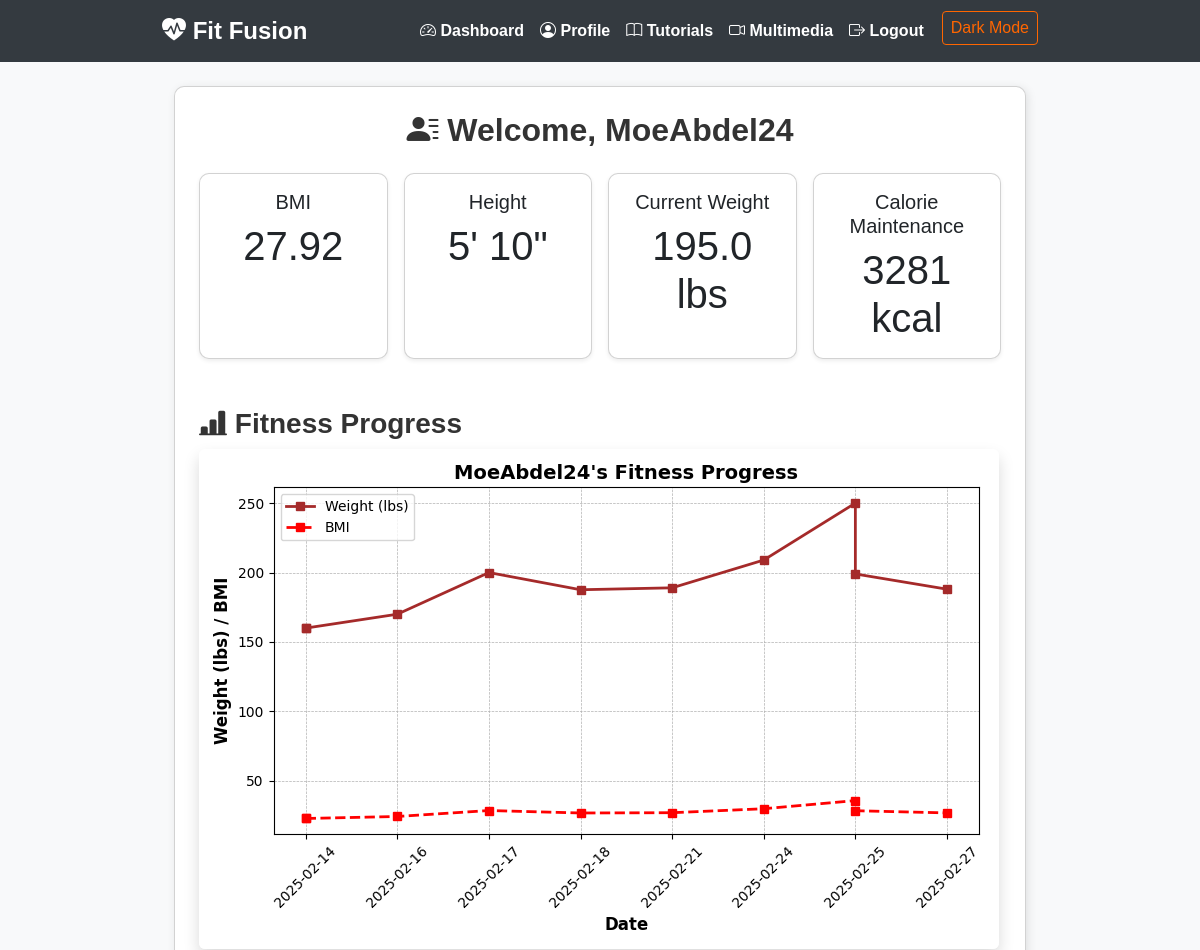
Page /dashboard (signed in, upper part) on the earlier database version.
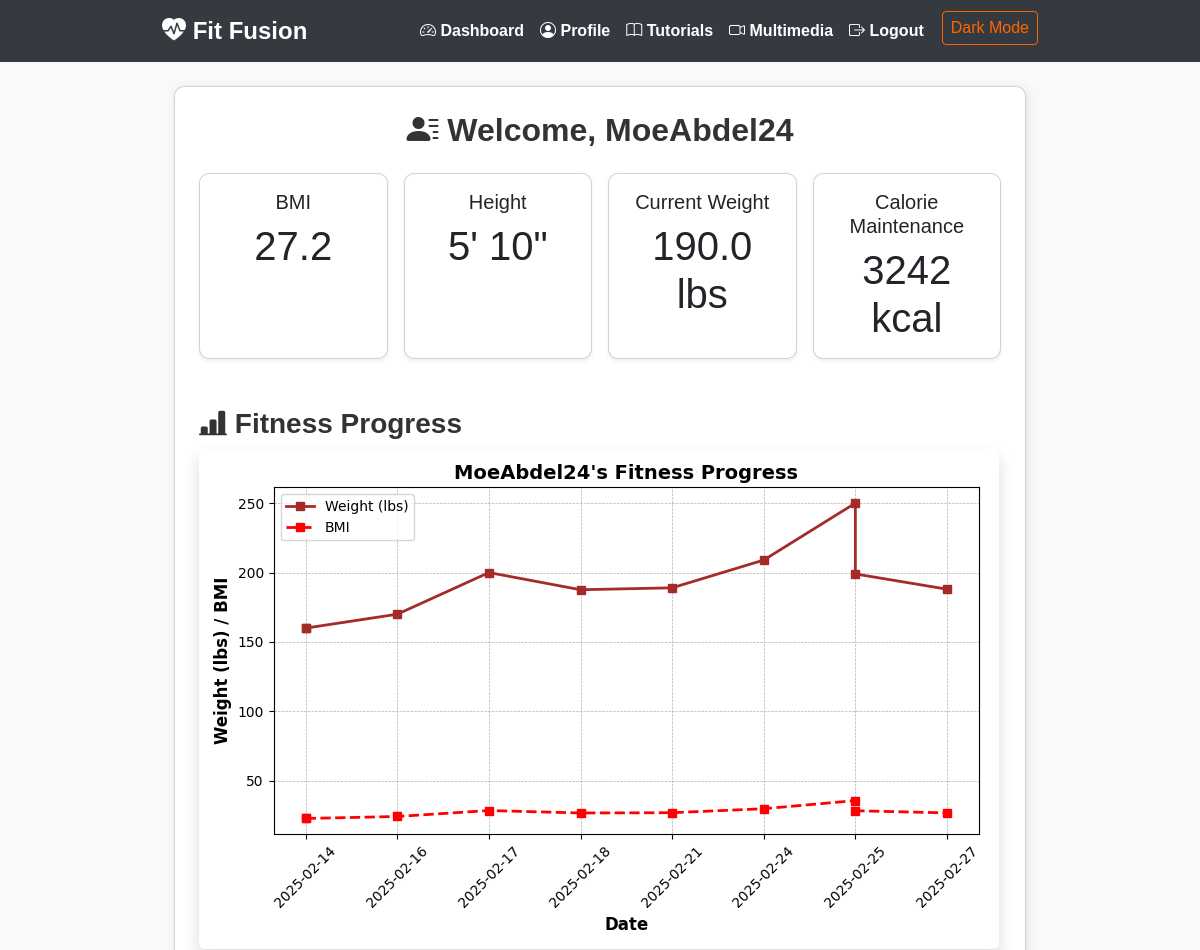
Same page on the later database version.
### app.py (models this page shows)
class User(db.Model):
    id = db.Column(db.Integer, primary_key=True)
    username = db.Column(db.String(80), unique=True, nullable=False)
    email = db.Column(db.String(120), unique=True, nullable=False)
    password = db.Column(db.String(256), nullable=False)
    age = db.Column(db.Integer, nullable=False)
    gender = db.Column(db.String(10), nullable=False)
    height = db.Column(db.Float, nullable=False)  # Stored in meters
    weight = db.Column(db.Float, nullable=False)  # Stored in kg
    activity_level = db.Column(db.String(20), nullable=False)
    workout_preference = db.Column(db.String(20), nullable=True)
    goal = db.Column(db.String(50), nullable=True)

### app.py (the view)
@app.route('/dashboard')
def dashboard():
    if 'user_id' not in session:
        flash('Please log in first.', 'warning')
        return redirect(url_for('login'))
    user = User.query.get(session['user_id'])
    height_cm = user.height * 100.0
    bmi = calculate_bmi(user.weight, height_cm)
    tdee = calculate_tdee(user)
    calorie_plans = {
        'maintenance': tdee,
        'light_deficit': tdee - 250,
        'medium_deficit': tdee - 500,
        'extreme_deficit': tdee - 750
    }
    page = request.args.get('page', 1, type=int)
    pagination = WorkoutLog.query.filter_by(user_id=user.id)\
                        .order_by(WorkoutLog.date.asc())\
                        .paginate(page=page, per_page=10)
    workouts = pagination.items
    dates = [w.date.strftime('%Y-%m-%d') for w in workouts if w.weight]
    weights = [w.weight for w in workouts if w.weight]
    bmi_values = [calculate_bmi(w, height_cm) for w in weights]
    if dates:
        plt.figure(figsize=(8, 5))
        plt.plot(dates, [wt * 2.20462 for wt in weights],
                 marker='s', linestyle='-', color='brown', markersize=6, linewidth=2, label='Weight (lbs)')
        plt.plot(dates, bmi_values,
                 marker='s', linestyle='--', color='red', markersize=6, linewidth=2, label='BMI')
        plt.xlabel('Date', fontsize=12, fontweight='bold')
        plt.ylabel('Weight (lbs) / BMI', fontsize=12, fontweight='bold')
        plt.title(f"{user.username}'s Fitness Progress", fontsize=14, fontweight='bold')
        plt.legend()
        plt.xticks(rotation=45)
        plt.grid(True, linestyle='--', linewidth=0.5)
        plt.tight_layout()
        img = io.BytesIO()
        plt.savefig(img, format='png')
        img.seek(0)
        plot_url = base64.b64encode(img.getvalue()).decode()
    else:
        plot_url = None
    if user.workout_preference:
        pref = user.workout_preference.lower()
        if 'cardio' in pref:
            recommended_workout = "Try a 30-minute run or cycling session."
        elif 'weight' in pref:
            recommended_workout = "Consider a full-body strength training routine."
        elif 'strength' in pref:
            recommended_workout = "Focus on compound lifts like squats, deadlifts, and bench press."
        else:
            recommended_workout = "Keep up the great work with your fitness routine!"
    else:
        recommended_workout = "Keep up the great work with your fitness routine!"
    return render_template(
        'dashboard.html',
        user=user,
        bmi=bmi,
        calorie_plans=calorie_plans,
        plot_url=plot_url,
        workouts=workouts,
        recommended_workout=recommended_workout,
        pagination=pagination
    )

### app.py (called while the page is built)
def calculate_bmi(weight, height_cm):
    height_m = height_cm / 100.0
    return round(weight / (height_m ** 2), 2)

def calculate_tdee(user):
    height_cm = user.height * 100.0
    if user.gender.lower() == 'male':
        bmr = (10 * user.weight) + (6.25 * height_cm) - (5 * user.age) + 5
    else:
        bmr = (10 * user.weight) + (6.25 * height_cm) - (5 * user.age) - 161
    activity_factors = {
        'sedentary': 1.2,
        'light': 1.375,
        'moderate': 1.55,
        'active': 1.725,
        'very_active': 1.9
    }
    tdee = bmr * activity_factors.get(user.activity_level, 1.2)
    return round(tdee)

def height_to_feet_inches(meters):
    total_inches = round(meters / 0.0254)
    feet = total_inches // 12
    inches = total_inches % 12
    return f"{feet}' {inches}\""

### templates/dashboard.html (shortened to what this page needs)
{% extends "base.html" %}
{% block content %}
<div class="container mt-4">
  <div class="card p-4">
    <h2 class="mb-4 text-center">
      <i class="bi bi-person-lines-fill"></i> Welcome, {{ user.username }}
    </h2>
    <div class="row row-cols-2 row-cols-md-4 g-3 text-center mb-4">
      <div class="col">
        <div class="card shadow-sm h-100">
          <div class="card-body">
            <h5 class="card-title">BMI</h5>
            <p class="card-text display-6">{{ bmi }}</p>
          </div>
        </div>
      </div>
      <div class="col">
        <div class="card shadow-sm h-100">
          <div class="card-body">
            <h5 class="card-title">Height</h5>
            <p class="card-text display-6">{{ user.height | height_to_feet_inches }}</p>
          </div>
        </div>
      </div>
      <div class="col">
        <div class="card shadow-sm h-100">
          <div class="card-body">
            <h5 class="card-title">Current Weight</h5>
            <p class="card-text display-6">{{ (user.weight * 2.20462) | round(1) }} lbs</p>
          </div>
        </div>
      </div>
      <div class="col">
        <div class="card shadow-sm h-100">
          <div class="card-body">
            <h5 class="card-title">Calorie Maintenance</h5>
            <p class="card-text display-6">{{ calorie_plans['maintenance'] }} kcal</p>
          </div>
        </div>
      </div>
    </div>
    <h3 class="mt-4">
      <i class="bi bi-bar-chart-line-fill"></i> Fitness Progress
    </h3>
    <div class="chart-container mb-4">
      {% if plot_url %}
        <img class="img-fluid rounded shadow" alt="Fitness Progress Graph">
      {% else %}
        <p class="text-muted">No fitness data available yet. Log your weight to track progress!</p>
      {% endif %}
    </div>
  </div>
</div>
{% endblock %}

Differences in the rows shown:
changed User "MoeAbdel24": (user.weight*2.20462)|round(1) "195.0" → "190.0"
Other differences:
{{ bmi }}: "27.92" → "27.2"
{{ calorie_plans['maintenance'] }}: "3281" → "3242"
